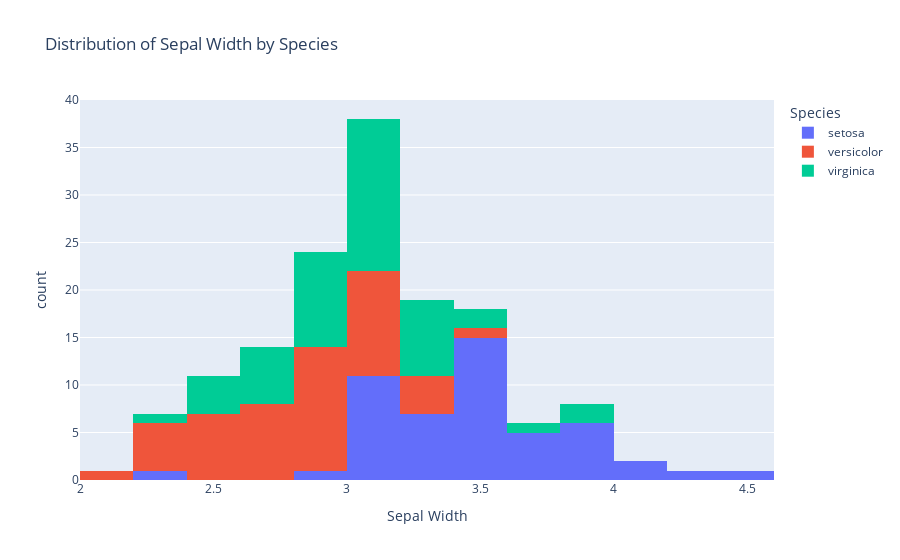
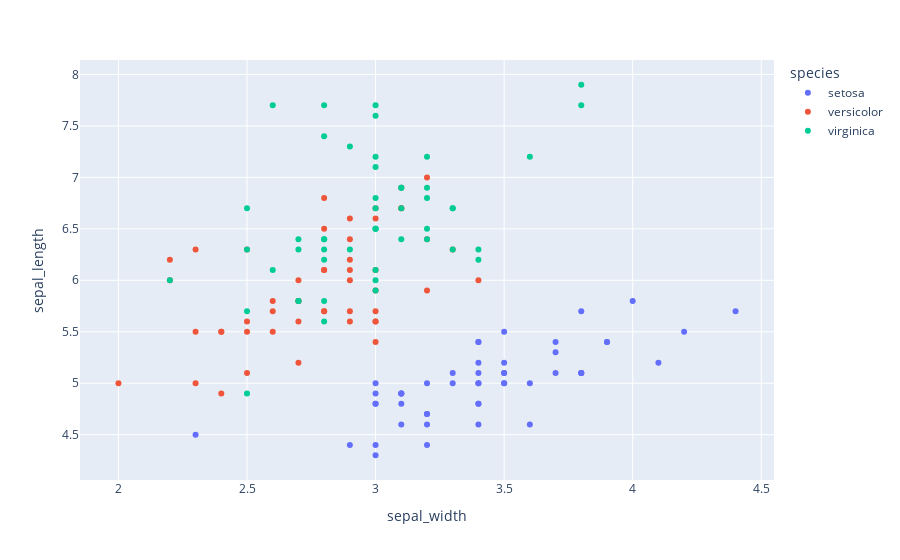
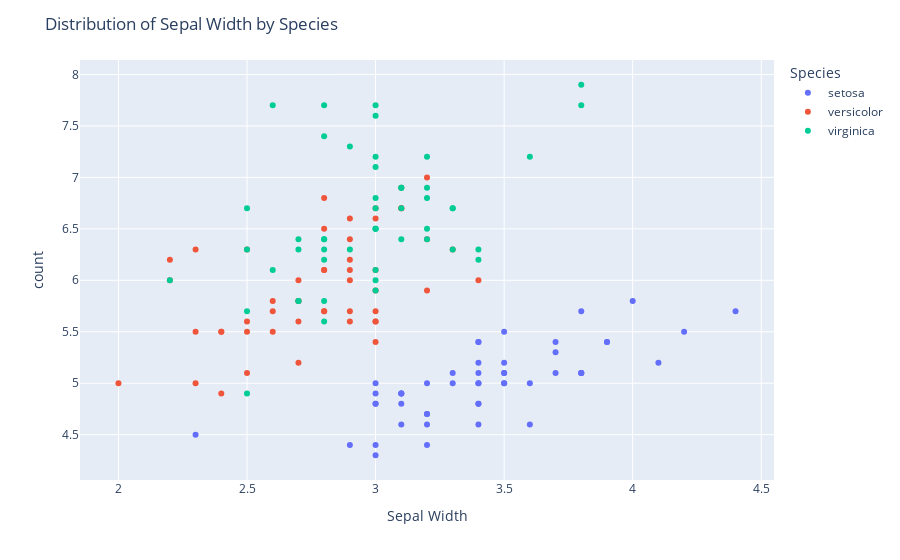

Notebook code cell kept with these figures, in order:
### Code cell
fig1=px.histogram(iris,x="sepal_width",color="species",title="Distribution of Sepal Width by Species",labels={"sepal_width":"Sepal Width","species":"Species"})
fig1.show()
fig2=px.scatter(iris,x="sepal_width",y="sepal_length",color="species")
fig2.show()
fig2.update_layout(fig1.layout)

### Figure 1 — Plotly figure (JSON) as saved in the notebook; plotly's stock layout.template omitted (floating-point values rounded to 4 significant figures)
{"data": [{"bingroup": "x", "hovertemplate": "Species=setosa<br>Sepal Width=%{x}<br>count=%{y}<extra></extra>", "legendgroup": "setosa", "marker": {"color": "#636efa", "pattern": {"shape": ""}}, "name": "setosa", "orientation": "v", "showlegend": true, "type": "histogram", "x": [3.5, 3.0, 3.2, 3.1, 3.6, 3.9, 3.4, 3.4, 2.9, 3.1, 3.7, 3.4, 3.0, 3.0, 4.0, 4.4, 3.9, 3.5, 3.8, 3.8, 3.4, 3.7, 3.6, 3.3, 3.4, 3.0, 3.4, 3.5, 3.4, 3.2, 3.1, 3.4, 4.1, 4.2, 3.1, 3.2, 3.5, 3.1, 3.0, 3.4, 3.5, 2.3, 3.2, 3.5, 3.8, 3.0, 3.8, 3.2, 3.7, 3.3], "xaxis": "x", "yaxis": "y"}, {"bingroup": "x", "hovertemplate": "Species=versicolor<br>Sepal Width=%{x}<br>count=%{y}<extra></extra>", "legendgroup": "versicolor", "marker": {"color": "#EF553B", "pattern": {"shape": ""}}, "name": "versicolor", "orientation": "v", "showlegend": true, "type": "histogram", "x": [3.2, 3.2, 3.1, 2.3, 2.8, 2.8, 3.3, 2.4, 2.9, 2.7, 2.0, 3.0, 2.2, 2.9, 2.9, 3.1, 3.0, 2.7, 2.2, 2.5, 3.2, 2.8, 2.5, 2.8, 2.9, 3.0, 2.8, 3.0, 2.9, 2.6, 2.4, 2.4, 2.7, 2.7, 3.0, 3.4, 3.1, 2.3, 3.0, 2.5, 2.6, 3.0, 2.6, 2.3, 2.7, 3.0, 2.9, 2.9, 2.5, 2.8], "xaxis": "x", "yaxis": "y"}, {"bingroup": "x", "hovertemplate": "Species=virginica<br>Sepal Width=%{x}<br>count=%{y}<extra></extra>", "legendgroup": "virginica", "marker": {"color": "#00cc96", "pattern": {"shape": ""}}, "name": "virginica", "orientation": "v", "showlegend": true, "type": "histogram", "x": [3.3, 2.7, 3.0, 2.9, 3.0, 3.0, 2.5, 2.9, 2.5, 3.6, 3.2, 2.7, 3.0, 2.5, 2.8, 3.2, 3.0, 3.8, 2.6, 2.2, 3.2, 2.8, 2.8, 2.7, 3.3, 3.2, 2.8, 3.0, 2.8, 3.0, 2.8, 3.8, 2.8, 2.8, 2.6, 3.0, 3.4, 3.1, 3.0, 3.1, 3.1, 3.1, 2.7, 3.2, 3.3, 3.0, 2.5, 3.0, 3.4, 3.0], "xaxis": "x", "yaxis": "y"}], "layout": {"barmode": "relative", "legend": {"title": {"text": "Species"}, "tracegroupgap": 0}, "title": {"text": "Distribution of Sepal Width by Species"}, "xaxis": {"anchor": "y", "domain": [0, 1], "title": {"text": "Sepal Width"}}, "yaxis": {"anchor": "x", "domain": [0, 1], "title": {"text": "count"}}}}

### Figure 2 — Plotly figure (JSON) as saved in the notebook; plotly's stock layout.template omitted (floating-point values rounded to 4 significant figures)
{"data": [{"hovertemplate": "species=setosa<br>sepal_width=%{x}<br>sepal_length=%{y}<extra></extra>", "legendgroup": "setosa", "marker": {"color": "#636efa", "symbol": "circle"}, "mode": "markers", "name": "setosa", "orientation": "v", "showlegend": true, "type": "scatter", "x": [3.5, 3.0, 3.2, 3.1, 3.6, 3.9, 3.4, 3.4, 2.9, 3.1, 3.7, 3.4, 3.0, 3.0, 4.0, 4.4, 3.9, 3.5, 3.8, 3.8, 3.4, 3.7, 3.6, 3.3, 3.4, 3.0, 3.4, 3.5, 3.4, 3.2, 3.1, 3.4, 4.1, 4.2, 3.1, 3.2, 3.5, 3.1, 3.0, 3.4, 3.5, 2.3, 3.2, 3.5, 3.8, 3.0, 3.8, 3.2, 3.7, 3.3], "xaxis": "x", "y": [5.1, 4.9, 4.7, 4.6, 5.0, 5.4, 4.6, 5.0, 4.4, 4.9, 5.4, 4.8, 4.8, 4.3, 5.8, 5.7, 5.4, 5.1, 5.7, 5.1, 5.4, 5.1, 4.6, 5.1, 4.8, 5.0, 5.0, 5.2, 5.2, 4.7, 4.8, 5.4, 5.2, 5.5, 4.9, 5.0, 5.5, 4.9, 4.4, 5.1, 5.0, 4.5, 4.4, 5.0, 5.1, 4.8, 5.1, 4.6, 5.3, 5.0], "yaxis": "y"}, {"hovertemplate": "species=versicolor<br>sepal_width=%{x}<br>sepal_length=%{y}<extra></extra>", "legendgroup": "versicolor", "marker": {"color": "#EF553B", "symbol": "circle"}, "mode": "markers", "name": "versicolor", "orientation": "v", "showlegend": true, "type": "scatter", "x": [3.2, 3.2, 3.1, 2.3, 2.8, 2.8, 3.3, 2.4, 2.9, 2.7, 2.0, 3.0, 2.2, 2.9, 2.9, 3.1, 3.0, 2.7, 2.2, 2.5, 3.2, 2.8, 2.5, 2.8, 2.9, 3.0, 2.8, 3.0, 2.9, 2.6, 2.4, 2.4, 2.7, 2.7, 3.0, 3.4, 3.1, 2.3, 3.0, 2.5, 2.6, 3.0, 2.6, 2.3, 2.7, 3.0, 2.9, 2.9, 2.5, 2.8], "xaxis": "x", "y": [7.0, 6.4, 6.9, 5.5, 6.5, 5.7, 6.3, 4.9, 6.6, 5.2, 5.0, 5.9, 6.0, 6.1, 5.6, 6.7, 5.6, 5.8, 6.2, 5.6, 5.9, 6.1, 6.3, 6.1, 6.4, 6.6, 6.8, 6.7, 6.0, 5.7, 5.5, 5.5, 5.8, 6.0, 5.4, 6.0, 6.7, 6.3, 5.6, 5.5, 5.5, 6.1, 5.8, 5.0, 5.6, 5.7, 5.7, 6.2, 5.1, 5.7], "yaxis": "y"}, {"hovertemplate": "species=virginica<br>sepal_width=%{x}<br>sepal_length=%{y}<extra></extra>", "legendgroup": "virginica", "marker": {"color": "#00cc96", "symbol": "circle"}, "mode": "markers", "name": "virginica", "orientation": "v", "showlegend": true, "type": "scatter", "x": [3.3, 2.7, 3.0, 2.9, 3.0, 3.0, 2.5, 2.9, 2.5, 3.6, 3.2, 2.7, 3.0, 2.5, 2.8, 3.2, 3.0, 3.8, 2.6, 2.2, 3.2, 2.8, 2.8, 2.7, 3.3, 3.2, 2.8, 3.0, 2.8, 3.0, 2.8, 3.8, 2.8, 2.8, 2.6, 3.0, 3.4, 3.1, 3.0, 3.1, 3.1, 3.1, 2.7, 3.2, 3.3, 3.0, 2.5, 3.0, 3.4, 3.0], "xaxis": "x", "y": [6.3, 5.8, 7.1, 6.3, 6.5, 7.6, 4.9, 7.3, 6.7, 7.2, 6.5, 6.4, 6.8, 5.7, 5.8, 6.4, 6.5, 7.7, 7.7, 6.0, 6.9, 5.6, 7.7, 6.3, 6.7, 7.2, 6.2, 6.1, 6.4, 7.2, 7.4, 7.9, 6.4, 6.3, 6.1, 7.7, 6.3, 6.4, 6.0, 6.9, 6.7, 6.9, 5.8, 6.8, 6.7, 6.7, 6.3, 6.5, 6.2, 5.9], "yaxis": "y"}], "layout": {"legend": {"title": {"text": "species"}, "tracegroupgap": 0}, "margin": {"t": 60}, "xaxis": {"anchor": "y", "domain": [0, 1], "title": {"text": "sepal_width"}}, "yaxis": {"anchor": "x", "domain": [0, 1], "title": {"text": "sepal_length"}}}}

### Figure 3 — Plotly figure (JSON) as saved in the notebook; plotly's stock layout.template omitted (floating-point values rounded to 4 significant figures)
{"data": [{"hovertemplate": "species=setosa<br>sepal_width=%{x}<br>sepal_length=%{y}<extra></extra>", "legendgroup": "setosa", "marker": {"color": "#636efa", "symbol": "circle"}, "mode": "markers", "name": "setosa", "orientation": "v", "showlegend": true, "type": "scatter", "x": [3.5, 3.0, 3.2, 3.1, 3.6, 3.9, 3.4, 3.4, 2.9, 3.1, 3.7, 3.4, 3.0, 3.0, 4.0, 4.4, 3.9, 3.5, 3.8, 3.8, 3.4, 3.7, 3.6, 3.3, 3.4, 3.0, 3.4, 3.5, 3.4, 3.2, 3.1, 3.4, 4.1, 4.2, 3.1, 3.2, 3.5, 3.1, 3.0, 3.4, 3.5, 2.3, 3.2, 3.5, 3.8, 3.0, 3.8, 3.2, 3.7, 3.3], "xaxis": "x", "y": [5.1, 4.9, 4.7, 4.6, 5.0, 5.4, 4.6, 5.0, 4.4, 4.9, 5.4, 4.8, 4.8, 4.3, 5.8, 5.7, 5.4, 5.1, 5.7, 5.1, 5.4, 5.1, 4.6, 5.1, 4.8, 5.0, 5.0, 5.2, 5.2, 4.7, 4.8, 5.4, 5.2, 5.5, 4.9, 5.0, 5.5, 4.9, 4.4, 5.1, 5.0, 4.5, 4.4, 5.0, 5.1, 4.8, 5.1, 4.6, 5.3, 5.0], "yaxis": "y"}, {"hovertemplate": "species=versicolor<br>sepal_width=%{x}<br>sepal_length=%{y}<extra></extra>", "legendgroup": "versicolor", "marker": {"color": "#EF553B", "symbol": "circle"}, "mode": "markers", "name": "versicolor", "orientation": "v", "showlegend": true, "type": "scatter", "x": [3.2, 3.2, 3.1, 2.3, 2.8, 2.8, 3.3, 2.4, 2.9, 2.7, 2.0, 3.0, 2.2, 2.9, 2.9, 3.1, 3.0, 2.7, 2.2, 2.5, 3.2, 2.8, 2.5, 2.8, 2.9, 3.0, 2.8, 3.0, 2.9, 2.6, 2.4, 2.4, 2.7, 2.7, 3.0, 3.4, 3.1, 2.3, 3.0, 2.5, 2.6, 3.0, 2.6, 2.3, 2.7, 3.0, 2.9, 2.9, 2.5, 2.8], "xaxis": "x", "y": [7.0, 6.4, 6.9, 5.5, 6.5, 5.7, 6.3, 4.9, 6.6, 5.2, 5.0, 5.9, 6.0, 6.1, 5.6, 6.7, 5.6, 5.8, 6.2, 5.6, 5.9, 6.1, 6.3, 6.1, 6.4, 6.6, 6.8, 6.7, 6.0, 5.7, 5.5, 5.5, 5.8, 6.0, 5.4, 6.0, 6.7, 6.3, 5.6, 5.5, 5.5, 6.1, 5.8, 5.0, 5.6, 5.7, 5.7, 6.2, 5.1, 5.7], "yaxis": "y"}, {"hovertemplate": "species=virginica<br>sepal_width=%{x}<br>sepal_length=%{y}<extra></extra>", "legendgroup": "virginica", "marker": {"color": "#00cc96", "symbol": "circle"}, "mode": "markers", "name": "virginica", "orientation": "v", "showlegend": true, "type": "scatter", "x": [3.3, 2.7, 3.0, 2.9, 3.0, 3.0, 2.5, 2.9, 2.5, 3.6, 3.2, 2.7, 3.0, 2.5, 2.8, 3.2, 3.0, 3.8, 2.6, 2.2, 3.2, 2.8, 2.8, 2.7, 3.3, 3.2, 2.8, 3.0, 2.8, 3.0, 2.8, 3.8, 2.8, 2.8, 2.6, 3.0, 3.4, 3.1, 3.0, 3.1, 3.1, 3.1, 2.7, 3.2, 3.3, 3.0, 2.5, 3.0, 3.4, 3.0], "xaxis": "x", "y": [6.3, 5.8, 7.1, 6.3, 6.5, 7.6, 4.9, 7.3, 6.7, 7.2, 6.5, 6.4, 6.8, 5.7, 5.8, 6.4, 6.5, 7.7, 7.7, 6.0, 6.9, 5.6, 7.7, 6.3, 6.7, 7.2, 6.2, 6.1, 6.4, 7.2, 7.4, 7.9, 6.4, 6.3, 6.1, 7.7, 6.3, 6.4, 6.0, 6.9, 6.7, 6.9, 5.8, 6.8, 6.7, 6.7, 6.3, 6.5, 6.2, 5.9], "yaxis": "y"}], "layout": {"barmode": "relative", "legend": {"title": {"text": "Species"}, "tracegroupgap": 0}, "margin": {"t": 60}, "title": {"text": "Distribution of Sepal Width by Species"}, "xaxis": {"anchor": "y", "domain": [0, 1], "title": {"text": "Sepal Width"}}, "yaxis": {"anchor": "x", "domain": [0, 1], "title": {"text": "count"}}}}
